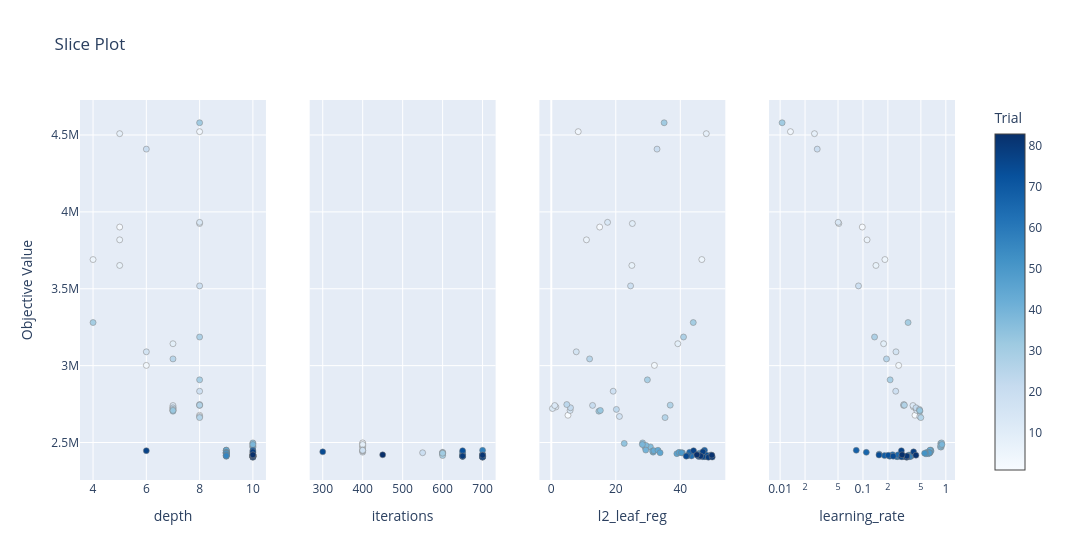

Notebook code for this chart:
### Code cell
# График среза помогает понять, как изменение одного гиперпараметра влияет на целевую метрику.
# Полезен для детального изучения влияния конкретного параметра.

plot_slice = optuna.visualization.plot_slice(study) # ваш код здесь
plot_slice.show()
plot_slice.write_image(f'{FEATURE_DIR}/slice.png')
